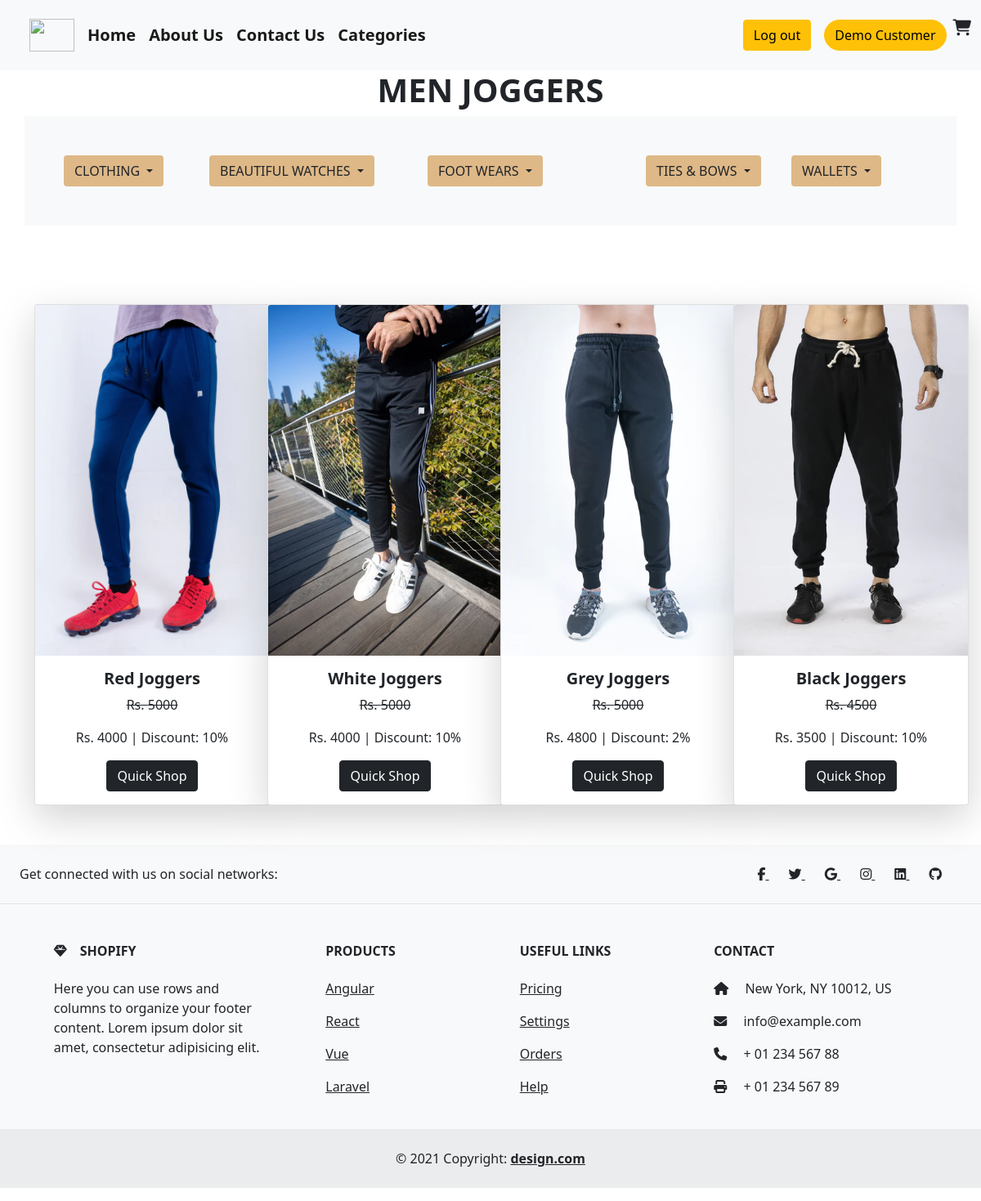
Page /men-jogger.php (signed in) on the committed database.
### tables this page shows
CREATE TABLE `details` (
  `id` int(255) NOT NULL AUTO_INCREMENT,
  `name` varchar(255) NOT NULL,
  `description` varchar(255) NOT NULL,
  `dead` varchar(255) NOT NULL,
  `sale` varchar(255) NOT NULL,
  `total` varchar(255) NOT NULL,
  `category` varchar(255) NOT NULL,
  `sub-category` varchar(255) NOT NULL,
  `image` varchar(255) NOT NULL,
  `slider_1` varchar(255) NOT NULL,
  `slider_2` varchar(255) NOT NULL,
  `slider_3` varchar(255) NOT NULL,
  PRIMARY KEY (`id`)
);

### helpers.php (called while the page is built, shortened)
<?php
if (!function_exists('esc')) {
    function e($value)
    {
        return htmlspecialchars((string) $value, ENT_QUOTES, 'UTF-8');
    }
}

### men-jogger.php (the view, shortened to what this page needs)
<?php require_once __DIR__ . '/helpers.php'; ?>
<?php
if (!isset($_SESSION['aid'])) {
    header('location:loginn.php'); exit;
} else {
    $name = $_SESSION['name'];
}
?>
<!DOCTYPE html>
<html lang="en">
<head>
    <link href="https://cdn.jsdelivr.net/npm/bootstrap@5.0.2/dist/css/bootstrap.min.css" rel="stylesheet">
    <link rel="stylesheet" href="https://cdnjs.cloudflare.com/ajax/libs/font-awesome/6.4.2/css/all.min.css">
</head>
<body>
    <nav class="navbar navbar-expand-lg navbar-light bg-light">
        <div class="container-fluid fw-bold">
            <a class="navbar-brand ms-4 rounded-circle" href="#"> <img src="./shopping-cart.png" alt="" height="40px" width="55px"></a>
            <div class="collapse navbar-collapse" id="navbarSupportedContent">
                <ul class="navbar-nav me-auto mb-2 mb-lg-0">
                    <li class="nav-item">
                        <a class="navbar-brand" href="./index1.php">Home</a>
                    </li>
                    <li class="nav-item">
                        <a class="navbar-brand" href="./about1.php">About Us</a>
                    </li>
                    <li class="nav-item">
                        <a class="navbar-brand" href="./contect1.php">Contact Us</a>
                    </li>
                    <li class="nav-item">
                        <a class="navbar-brand" href="./categories1.php">Categories</a>
                    </li>
                </ul>
                <ul style="list-style-type: none;" class="mt-3">
                    <li class="nav-item">
                        <a class="navbar-brand" href="./logout.php"><button class="btn btn-warning">Log out</button></a>
                    </li>
                </ul>
                <form class="d-flex">
                <button class="btn btn-warning rounded-pill me-2"><?php echo e($name); ?></button>
                    <i class="fa fa-cart-shopping fs-5"></i>
                </form>
            </div>
        </div>
    </nav>
    <div class="container">
        <div class="row">
            <div class="col-lg-12 col-md-12">
                <h1 class="text-center fw-bold">MEN JOGGERS</h1>
            </div>
        </div>
    </div>
    <div class="container bg-light p-5">
        <div class="dropdwn row">
            <div class=" arrival col-lg-2 col-md-4">
                <div class="dropdown">
                    <button class="btn dropdown-toggle" type="button" id="dropdownMenuButton1" data-bs-toggle="dropdown" aria-expanded="false" style="background-color:burlywood;">
                        CLOTHING
                    </button>
                </div>
            </div>
            <div class="drp-boys col-lg-3 col-md-4">
                <div class="dropdown">
                    <button class="btn dropdown-toggle" type="button" id="dropdownMenuButton1" data-bs-toggle="dropdown" aria-expanded="false" style="background-color:burlywood;">
                        BEAUTIFUL WATCHES
                    </button>
                </div>
            </div>
            <div class="toddler-kids col-lg-3 col-md-4">
                <div class="dropdown">
                    <button class="btn dropdown-toggle" type="button" id="dropdownMenuButton1" data-bs-toggle="dropdown" aria-expanded="false" style="background-color:burlywood;">
                        FOOT WEARS
                    </button>
                </div>
            </div>
            <div class="drp-girls col-lg-2 col-md-4">
                <div class="dropdown">
                    <button class="btn dropdown-toggle" type="button" id="dropdownMenuButton1" data-bs-toggle="dropdown" aria-expanded="false" style="background-color:burlywood;">
                        TIES & BOWS
                    </button>
                </div>
            </div>
            <div class="eastren col-lg-2 col-md-4">
                <div class="dropdown">
                    <button class="btn dropdown-toggle" type="button" id="dropdownMenuButton1" data-bs-toggle="dropdown" aria-expanded="false" style="background-color:burlywood;">
                        WALLETS
                    </button>
                </div>
            </div>
        </div>
    </div>
    <div class="container mt-5">
        <div class="row">
            <?php
            include 'conn.php';
            $select = "SELECT * FROM `details` WHERE `category` = 'jogger'";
            $query = mysqli_query($conn, $select);
            while ($result = mysqli_fetch_array($query)) {
            ?>
                <div class="col-lg-3 col-md-6 text-center mt-5">
                    <div class="card card shadow-lg" style="width: 18rem;">
                        <img src="./admin/upload/<?php echo e($result['image']); ?>" class="card-img-top" alt="...">
                        <div class="card-body">
                            <h5 class="card-title fw-bold"><?php echo e($result['name'])?></h5>
                            <p class="card-text"> <strike>Rs. <?php echo e($result['dead'])?></strike></p>
                            <p class="card-text"> Rs. <?php echo e($result['sale'])?> <span> | Discount: <?php echo e($result['total'])?></span></p>
                            <a href="add-to-cart2.php?id=<?php echo e($result['id']); ?>" class="btn btn-dark">Quick Shop</a>
                        </div>
                    </div>
                </div>
            <?php
            }
            ?>
        </div>
    </div>
    <footer class="text-center text-lg-start bg-light text-dark mb-3 mt-5">
        <section class="d-flex justify-content-center justify-content-lg-between p-4 border-bottom">
            <div class="me-5 d-none d-lg-block">
                <span>Get connected with us on social networks:</span>
            </div>
            <div>
                <a href="" class="me-4 text-reset">
                    <i class="fab fa-facebook-f"></i>
                </a>
                <a href="" class="me-4 text-reset">
                    <i class="fab fa-twitter"></i>
                </a>
                <a href="" class="me-4 text-reset">
                    <i class="fab fa-google"></i>
                </a>
                <a href="" class="me-4 text-reset">
                    <i class="fab fa-instagram"></i>
                </a>
                <a href="" class="me-4 text-reset">
                    <i class="fab fa-linkedin"></i>
                </a>
                <a href="" class="me-4 text-reset">
                    <i class="fab fa-github"></i>
                </a>
            </div>
        </section>
        <section class="">
            <div class="container text-center text-md-start mt-5">
                <div class="row mt-3">
                    <div class="col-md-3 col-lg-4 col-xl-3 mx-auto mb-4">
                        <h6 class="text-uppercase fw-bold mb-4">
                            <i class="fas fa-gem me-3"></i>Shopify
                        </h6>
                        <p>
                            Here you can use rows and columns to organize your footer content. Lorem ipsum
                            dolor sit amet, consectetur adipisicing elit.
                        </p>
                    </div>
                    <div class="col-md-2 col-lg-2 col-xl-2 mx-auto mb-4">
                        <h6 class="text-uppercase fw-bold mb-4">
                            Products
                        </h6>
                        <p>
                            <a href="#!" class="text-reset">Angular</a>
                        </p>
                        <p>
                            <a href="#!" class="text-reset">React</a>
                        </p>
                        <p>
                            <a href="#!" class="text-reset">Vue</a>
                        </p>
                        <p>
                            <a href="#!" class="text-reset">Laravel</a>
                        </p>
                    </div>
                    <div class="col-md-3 col-lg-2 col-xl-2 mx-auto mb-4">
                        <h6 class="text-uppercase fw-bold mb-4">
                            Useful links
                        </h6>
                        <p>
                            <a href="#!" class="text-reset">Pricing</a>
                        </p>
                        <p>
                            <a href="#!" class="text-reset">Settings</a>
                        </p>
                        <p>
                            <a href="#!" class="text-reset">Orders</a>
                        </p>
                        <p>
                            <a href="#!" class="text-reset">Help</a>
                        </p>
                    </div>
                    <div class="col-md-4 col-lg-3 col-xl-3 mx-auto mb-md-0 mb-4">
                        <h6 class="text-uppercase fw-bold mb-4">Contact</h6>
                        <p><i class="fas fa-home me-3"></i> New York, NY 10012, US</p>
                        <p>
                            <i class="fas fa-envelope me-3"></i>
                            info@example.com
                        </p>
                        <p><i class="fas fa-phone me-3"></i> + 01 234 567 88</p>
                        <p><i class="fas fa-print me-3"></i> + 01 234 567 89</p>
                    </div>
                </div>
            </div>
        </section>
        <div class="text-center p-4" style="background-color: rgba(0, 0, 0, 0.05);">
            © 2021 Copyright:
            <a class="text-reset fw-bold" href="">design.com</a>
        </div>
    </footer>
</body>
</html>

### rows in the picture
details: image (picture), name "Red Joggers", dead "5000", sale "4000", total "10%"
details: image (picture), name "White Joggers", dead "5000", sale "4000", total "10%"
details: image (picture), name "Grey Joggers", dead "5000", sale "4800", total "2%"
details: image (picture), name "Black Joggers", dead "4500", sale "3500", total "10%"

### other values in the picture
$name "Demo Customer"
